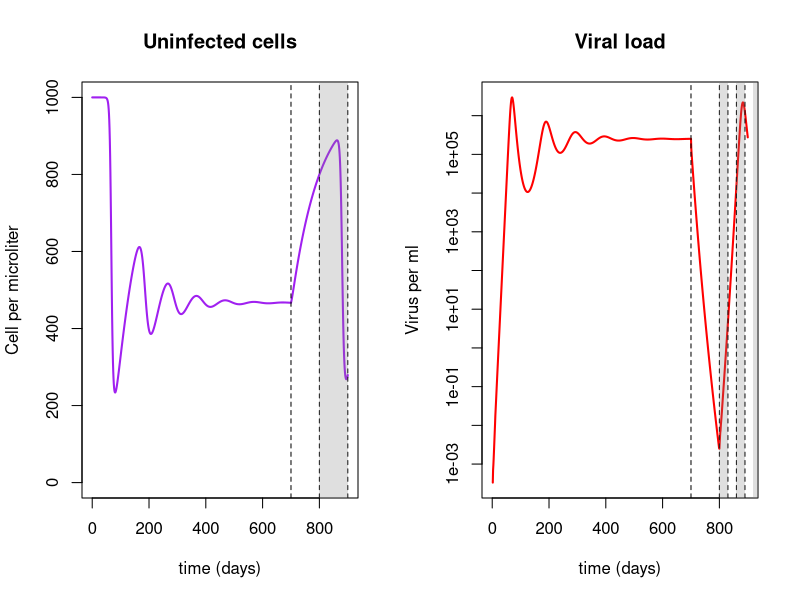

Reproduce this figure in R.

rm(list=ls()) #this clears the workspace to make sure no leftover variables are floating around. Not strictly needed
dev.off()
graphics.off(); #close all graphics windows
library(deSolve)
require(deSolve)  #loads ODE solver package

#Differential equations for uninfected cells, infected cells and virus
#FOr time t=0 to t=600  and after t=750 there is no treatment 

odeequations=function(t,y,parms) 
{ 
  U=y[1]; #uninfected cells
  I=y[2]; #infected cells
  VI=y[3]; #infectious virus
  VNI=y[4]; #Noninfectious virus
  

  if (t<treat.init)
  { 
    dUdt=lambda-d*U-(1-eRTI1)*b*VI*U;
    dIdt=(1-eRTI1)*b*VI*U-delta*I;
    dVIdt=(1-ePI1)*p*I-c*VI;
    dVNIdt=ePI1*p*I-c*VNI;
  }
  else if (treat.init < t & t < treat.int){
    dUdt=lambda-d*U-(1-eRTI2)*b*VI*U;
    dIdt=(1-eRTI2)*b*VI*U-delta*I;
    dVIdt=(1-ePI2)*p*I-c*VI;
    dVNIdt=ePI2*p*I-c*VNI;
  }
  else { for (n in 1: length(seq.n)) { 
    print(n)
    
    if (t< treat.int+(seq.n[n]+1)*int.period) {  
    print(t)
    dUdt=lambda-d*U-(1-eRTI1)*b*VI*U;
    dIdt=(1-eRTI1)*b*VI*U-delta*I;
    dVIdt=(1-ePI1)*p*I-c*VI;
    dVNIdt=ePI1*p*I-c*VNI;
    }
    else if (t >= treat.int+(seq.n[n]+1)*int.period & t<treat.int+(seq.n[n]+2)*int.period){
      #print("*")
      #print(t)
    dUdt=lambda-d*U-(1-eRTI2)*b*VI*U;
    dIdt=(1-eRTI2)*b*VI*U-delta*I;
    dVIdt=(1-ePI2)*p*I-c*VI;
    dVNIdt=ePI2*p*I-c*VNI;
  }
  
}}

  return(list(c(dUdt,dIdt,dVIdt,dVNIdt)));
  
  
} #end function specifying the ODEs



#############
#main program
#############
tmax=900;              
timevec=seq(0,tmax,1); #vector of times
treat.init=700
treat.int=800
int.period=100
n.max=(tmax-treat.int)/int.period
seq.n = seq(0,n.max,2)

#values for model parameters,
lambda=10;#unit: [/mm3 day]
d=0.01;#unit: [/day]
b=4.57e-5;#unit: [mm3/day]
delta=0.4;#unit: [/day]
p=45;#unit: [/cell day]
c=2.4;#unit: [/day]
eRTI1=0; #Reverse Transcriptise Inhibitor efficacy when patient is not getting treatment
ePI1=0; #Protease Inhibitor efficacy when patient is not getting treatment
eRTI2=0.4; #Reverse Transcriptise Inhibitor efficacy when patient is getting treatment
ePI2=0.4; #Protease Inhibitor efficacy when patient is getting treatment

#Initial condition 
U=1e3; #initial number of uninfected cells  
VI=1e-6;#initial number for free infectious virus V
VNI=0; #initial number for free noninfectious virus v
I=0; #initial number of infected cells 
Y0=c(U, I, VI, VNI);  #combine initial conditions into a vector 


  odeoutput1 = lsoda(Y0,timevec,odeequations,parms="",atol=1e-5)



layout(matrix(c(1,2),ncol=2, byrow=T))

#plot results


#ymin=1e-5; ymax=max(odeoutput3[,4]);

#Plot uninfected cells with its upper and lower bounds
plot(odeoutput1[,1],odeoutput1[,2],type="l",xlab="time (days)",ylab="Cell per microliter",main="Uninfected cells", col="purple",lwd=2,xlim=c(0,tmax),ylim=c(0,1e3))

#lines(odeoutput2[,2],lty=2,col="purple")
#lines(odeoutput3[,2],lty=3,col="purple")
abline(v=treat.init,lty=c(2))
abline(v=seq(treat.int,tmax,int.period),lty=c(2))

for (n in 1: length(seq.n)) { 
 rect(treat.int+(seq.n[n])*int.period,-100,treat.int+(seq.n[n]+1)*int.period,1200,col = rgb(0.5,0.5,0.5,1/4),border=NA)
}


#Plot infected T cell with its upper and lower bounds
#plot(odeoutput1[,1],odeoutput1[,3],type="l",xlab="time (days)",ylab="Cell per ml",main="Infected cells",col="blue",lwd=2,xlim=c(0,tmax),log="y")
#lines(odeoutput2[,3],lty=2,col="blue")
#lines(odeoutput3[,3],lty=3,col="blue")
#abline(v=seq(treat.init,tmax,100),lty=2)



#Plot viral load with its upper and lower bounds
plot(odeoutput1[,1],odeoutput1[,4]*1000,type="l",xlab="time (days)",ylab="Virus per ml",main="Viral load",col="red",lwd=2,xlim=c(0,tmax),log="y")
#lines(odeoutput2[,4],lty=2,col="red")
#lines(odeoutput3[,4],lty=3,col="red")
abline(v=treat.init,lty=c(2))
abline(v=seq(800,tmax,30),lty=c(2))

rect(800,1e-20,830,1e8,col = rgb(0.5,0.5,0.5,1/4),border=NA)
rect(860,1e-20,890,1e8,col = rgb(0.5,0.5,0.5,1/4),border=NA)
rect(920,1e-20,950,1e8,col = rgb(0.5,0.5,0.5,1/4),border=NA)

#par(mar=c(0, 0, 0, 0))
#plot.new()

#legend("center", 'groups',inset=0.05,cex=0.8,xpd = TRUE, title="Sensitivity analysis for the CD4+ T cells birth rate (Lambda)",
#    c("Lambda=5.6","Lambda=10","Lambda=36"), lty=c(2,1,3), horiz=TRUE)
